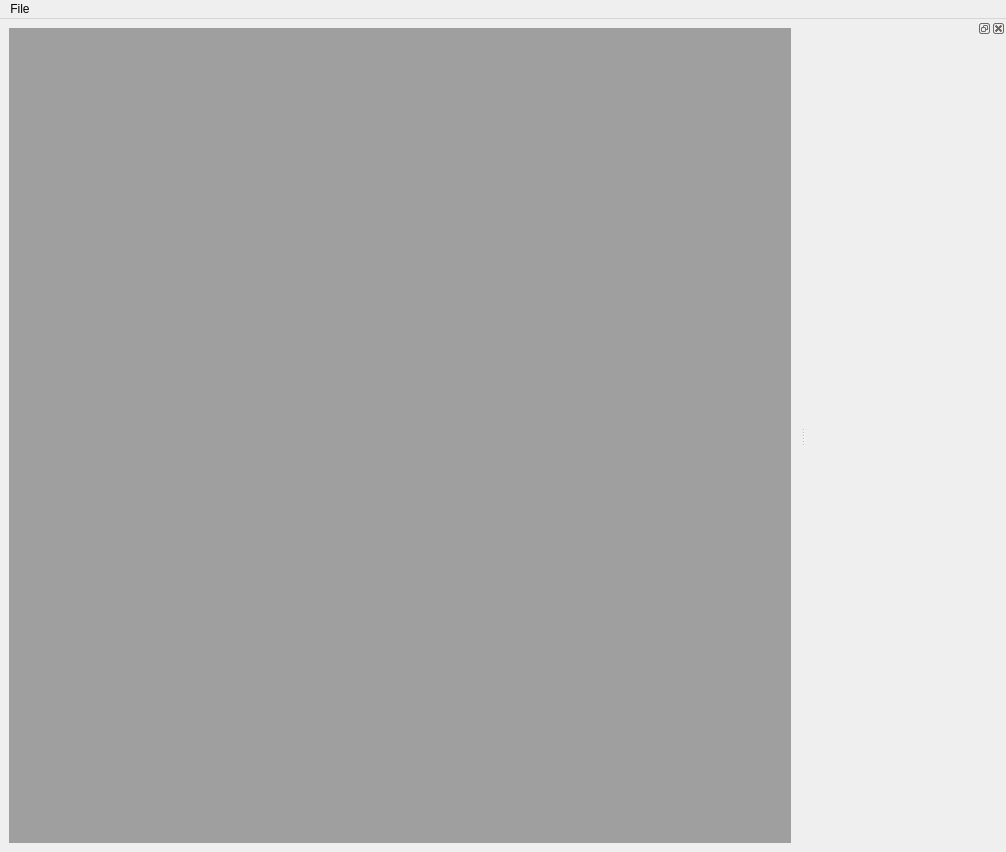
<?xml version="1.0" encoding="UTF-8"?>
<ui version="4.0">
 <class>MainWindow</class>
 <widget class="QMainWindow" name="MainWindow">
  <property name="geometry">
   <rect>
    <x>0</x>
    <y>0</y>
    <width>1006</width>
    <height>852</height>
   </rect>
  </property>
  <property name="windowTitle">
   <string>MainWindow</string>
  </property>
  <widget class="QWidget" name="centralwidget">
   <layout class="QHBoxLayout" name="horizontalLayout">
    <item>
     <widget class="QMdiArea" name="mdiArea"/>
    </item>
   </layout>
  </widget>
  <widget class="QMenuBar" name="menubar">
   <property name="geometry">
    <rect>
     <x>0</x>
     <y>0</y>
     <width>1006</width>
     <height>23</height>
    </rect>
   </property>
   <widget class="QMenu" name="menuFile">
    <property name="title">
     <string>File</string>
    </property>
    <addaction name="actionNew"/>
    <addaction name="actionOpen"/>
    <addaction name="actionSave"/>
    <addaction name="actionSave_As"/>
    <addaction name="actionClose"/>
    <addaction name="actionClose_All"/>
    <addaction name="actionExport"/>
   </widget>
   <addaction name="menuFile"/>
  </widget>
  <widget class="QDockWidget" name="dockWidget">
   <property name="minimumSize">
    <size>
     <width>200</width>
     <height>56</height>
    </size>
   </property>
   <attribute name="dockWidgetArea">
    <number>2</number>
   </attribute>
   <widget class="QWidget" name="dockWidgetContents">
    <layout class="QVBoxLayout" name="verticalLayout"/>
   </widget>
  </widget>
  <action name="actionNew">
   <property name="text">
    <string>New</string>
   </property>
   <property name="shortcut">
    <string>Ctrl+N</string>
   </property>
  </action>
  <action name="actionOpen">
   <property name="text">
    <string>Open</string>
   </property>
   <property name="shortcut">
    <string>Ctrl+O</string>
   </property>
  </action>
  <action name="actionSave">
   <property name="text">
    <string>Save</string>
   </property>
   <property name="shortcut">
    <string>Ctrl+S</string>
   </property>
  </action>
  <action name="actionSave_As">
   <property name="text">
    <string>Save As</string>
   </property>
  </action>
  <action name="actionClose">
   <property name="text">
    <string>Close</string>
   </property>
   <property name="shortcut">
    <string>Ctrl+W</string>
   </property>
  </action>
  <action name="actionClose_All">
   <property name="text">
    <string>Close All</string>
   </property>
  </action>
  <action name="actionExport">
   <property name="text">
    <string>Export</string>
   </property>
   <property name="shortcut">
    <string>Ctrl+E</string>
   </property>
  </action>
 </widget>
 <resources/>
 <connections/>
</ui>
